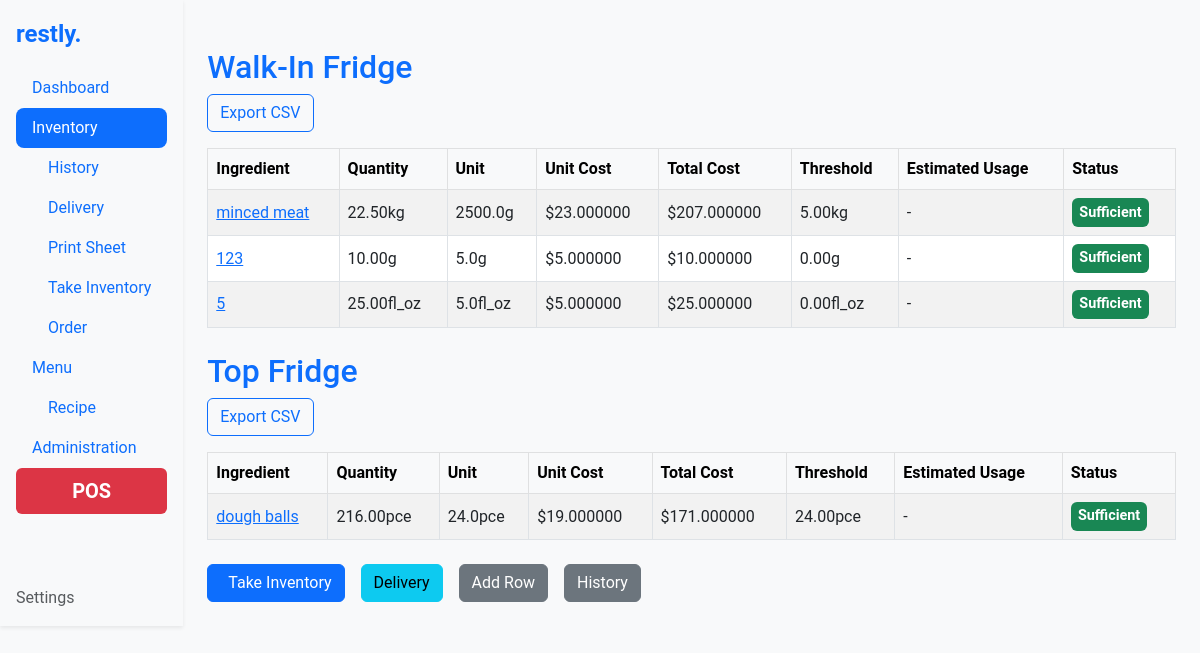
Screenshot of /inventory/ with the database file from the repository.
### inventory/models.py (models this page shows, shortened)
class Category(models.Model):
    name = models.CharField(max_length=100, unique=True, default="global")
    slug = models.SlugField(max_length=100, unique=True, blank=True)
    order = models.PositiveIntegerField(default=1)
    class Meta:
        ordering = ['order']

class Ingredient(models.Model):
    UNIT_TYPES = [
        ('g', 'gram'),
        ('ml', 'milliliter'),
        ('pce', 'piece'),
        ('cm', 'centimeter'),
        ('oz', 'ounce'),
        ('fl_oz', 'fluid ounce'),
        ('in', 'inch'),
    ]
    name = models.CharField(max_length=255)
    slug = models.SlugField(max_length=255, unique=True, blank=True)
    quantity = models.FloatField()  # Quantity in stock
    threshold = models.FloatField(default=0)  # Minimum threshold for inventory
    category = models.ForeignKey('Category', on_delete=models.CASCADE)
    unit_type = models.CharField(max_length=10, choices=UNIT_TYPES)
    unit_multiplier = models.FloatField()  # Multiplier for unit type
    unit_cost = models.FloatField()  # Cost per unit
    estimated_usage = models.FloatField(null=True, blank=True)  # Optional, estimated usage per day
    total_cost = models.DecimalField(max_digits=12, decimal_places=6, editable=False)
    history = HistoricalRecords()
    order = models.PositiveIntegerField(default=1)
    change_source = models.CharField(max_length=50, blank=True, null=True)
    class Meta:
        ordering = ['order']
        unique_together = ('name', 'category')
    @property
    def converted_quantity(self):
        return self._convert_unit(self.quantity)
    @property
    def converted_threshold(self):
        return self._convert_unit(self.threshold)
    @property
    def is_below_threshold(self):
        return self.quantity < self.threshold
    def _convert_unit(self, value):
        metric_conversion_factors = {
            'g': Decimal('1000'),       # 1000 grams = 1 kg
            'ml': Decimal('1000'),      # 1000 milliliters = 1 liter
            'cm': Decimal('100'),       # 100 cm = 1 m
        }
        imperial_conversion_factors = {
            'oz': Decimal('16'),        # 16 ounces = 1 pound
            'fl_oz': Decimal('128'),    # 128 fluid ounces = 1 gallon
            'in': Decimal('12'),        # 12 inches = 1 foot
        }
        if self.unit_type in metric_conversion_factors:
            conversion_factor = metric_conversion_factors[self.unit_type]
            higher_unit = {'g': 'kg', 'ml': 'L', 'cm': 'm'}.get(self.unit_type, self.unit_type)
        elif self.unit_type in imperial_conversion_factors:
            conversion_factor = imperial_conversion_factors[self.unit_type]
            higher_unit = {'oz': 'lb', 'fl_oz': 'gal', 'in': 'ft'}.get(self.unit_type, self.unit_type)
        else:
            conversion_factor = Decimal('1')
            higher_unit = self.unit_type
        base_qty = Decimal(value) * Decimal(self.unit_multiplier)
        if base_qty < conversion_factor:
            return f"{base_qty.quantize(Decimal('.01'), rounding=ROUND_HALF_UP)}{self.unit_type}"
        converted_qty = base_qty / conversion_factor
        return f"{converted_qty.quantize(Decimal('.01'), rounding=ROUND_HALF_UP)}{higher_unit}"

### settings/models.py (models this page shows, shortened)
class Settings(models.Model):
    currency_type = models.CharField(
        max_length=3,
        choices=[
            ('USD', '$'),
            ('EUR', '€'),
            ('GBP', '£'),
        ],
        default='EUR'
    )

### inventory/views.py (the view)
# urls.py: path('', views.ingredient_list, name='inventory'),
def ingredient_list(request):
    categories = Category.objects.prefetch_related(
        models.Prefetch('ingredient_set', queryset=Ingredient.objects.order_by('order'))
    )
    settings_instance = Settings.objects.first()
    storage = get_messages(request)
    messages_list = list(storage)
    success_messages = [message for message in messages_list if 'success' in message.tags]
    error_messages = [message for message in messages_list if 'error' in message.tags]
    if success_messages:
        display_message = success_messages[0]  # Show the first success message if it exists
    elif error_messages:
        display_message = error_messages[0]  # Otherwise, show the first error message
    else:
        display_message = None  # If no success or error messages, show nothing
    context = {
        'categories': categories,
        'settings': settings_instance,
    }
    return render(request, 'inventory/ingredient_list.html', context)

### inventory/templates/inventory/ingredient_list.html (shortened to what this page needs)
{% extends 'base.html' %}
{% load humanize %}
{% load custom_filters %}
{% block content %}
{% for category in categories %}
    <h2 class="mt-4 text-primary">{{ category.name|title }}</h2>
    <div class="mb-3">
        <a href="{% url 'export_inventory' 'csv' %}" class="btn btn-outline-primary">
             Export CSV
        </a>
    </div>
    <table class="table table-bordered table-hover table-striped align-middle">
        <thead class="table-light">
            <tr>
                <th>Ingredient</th>
                <th>Quantity</th>
                <th>Unit</th>
                <th>Unit Cost</th>
                <th>Total Cost</th>
                <th>Threshold</th>
                <th>Estimated Usage</th>
                <th>Status</th>
            </tr>
        </thead>
        <tbody>
            {% for ingredient in category.ingredient_set.all %}
            <tr>
                <td>
                    <a href="{% url 'ingredient_details' category.slug ingredient.slug %}">
                        {{ ingredient.name }}
                    </a>
                </td>
                <td>{{ ingredient.converted_quantity }}</td>
                <td>{{ ingredient.unit_multiplier }}{{ ingredient.unit_type }}</td>
                <td>{{ settings.get_currency_type_display }}{{ ingredient.unit_cost|floatformat:6|intcomma }}</td>
                <td>
                    {% if ingredient.total_cost < 0 %}
                        <span class="badge bg-danger" style="display: inline-block; padding: 0.5em; border: 1px solid #dc3545; border-radius: 4px;">
                            {{ settings.get_currency_type_display }}{{ ingredient.total_cost|floatformat:6|intcomma|slice:":1" }}{{ ingredient.total_cost|abs_value|floatformat:6|intcomma }}
                        </span>
                    {% else %}
                        {{ settings.get_currency_type_display }}{{ ingredient.total_cost|floatformat:6|intcomma }}
                    {% endif %}
                </td>
                <td>{{ ingredient.converted_threshold }}</td>
                <td>{{ ingredient.estimated_usage|default:"-" }}</td>
                <td>
                    {% if ingredient.is_below_threshold %}
                        <span class="badge bg-danger">Below Threshold</span>
                    {% else %}
                        <span class="badge bg-success">Sufficient</span>
                    {% endif %}
                </td>
            </tr>
            {% endfor %}
        </tbody>
    </table>
{% endfor %}
<div class="d-flex gap-3 mt-4">
    <a href="{% url 'take_inventory' %}" class="btn btn-primary"> Take Inventory</a>
    <a href="{% url 'delivery_inventory' %}" class="btn btn-info"> Delivery</a>
    <a href="{% url 'row_add' %}" class="btn btn-secondary"> Add Row</a>
    <a href="{% url 'inventory_history' %}" class="btn btn-secondary"> History</a>
</div>
{% endblock %}

### templates/styles.css (style rules this page uses)
body { font-family: 'Roboto', sans-serif; background-color: #f8f9fa; }
.table { margin-bottom: 0; }
.table th, .table td { vertical-align: middle; }
.badge { font-size: 0.9rem; padding: 0.5em; }
.btn-primary { display: inline-flex; align-items: center; gap: 0.5rem; }

### rows the page displays
Category: name "Walk-In Fridge"
Ingredient: name "minced meat", converted_quantity "22.50kg", unit_multiplier "2500.0", unit_type "g", unit_cost "23.000000", total_cost "207.000000", converted_threshold "5.00kg", estimated_usage "-", shows "Sufficient"
Settings: currency_type "$"
Ingredient: name "123", converted_quantity "10.00g", unit_multiplier "5.0", unit_type "g", unit_cost "5.000000", total_cost "10.000000", converted_threshold "0.00g", estimated_usage "-", shows "Sufficient"
Ingredient: name "5", converted_quantity "25.00fl_oz", unit_multiplier "5.0", unit_type "fl_oz", unit_cost "5.000000", total_cost "25.000000", converted_threshold "0.00fl_oz", estimated_usage "-", shows "Sufficient"
Category: name "Top Fridge"
Ingredient: name "dough balls", converted_quantity "216.00pce", unit_multiplier "24.0", unit_type "pce", unit_cost "19.000000", total_cost "171.000000", converted_threshold "24.00pce", estimated_usage "-", shows "Sufficient"
